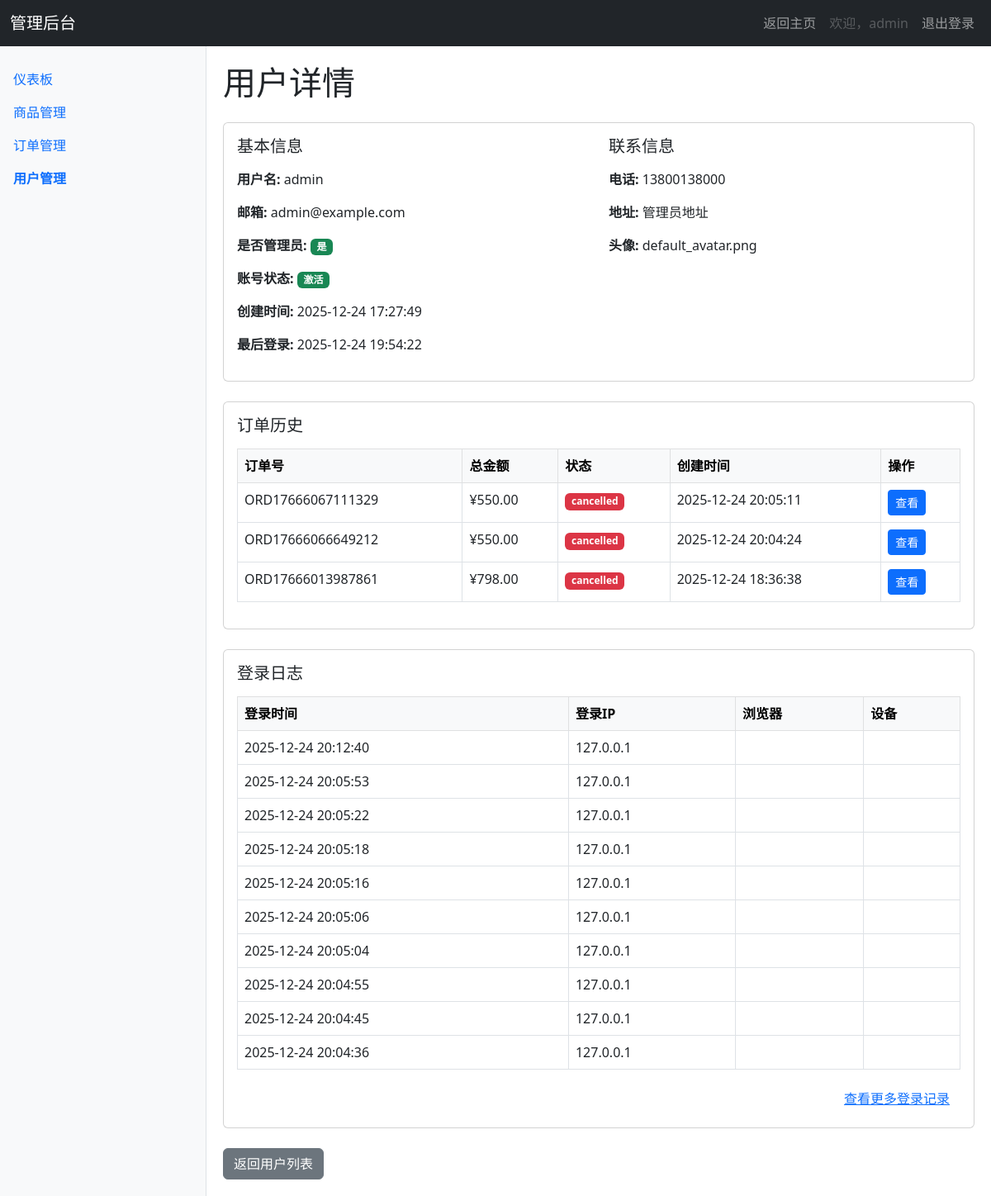
Before: /admin/users/1 (signed in) with the older database file.
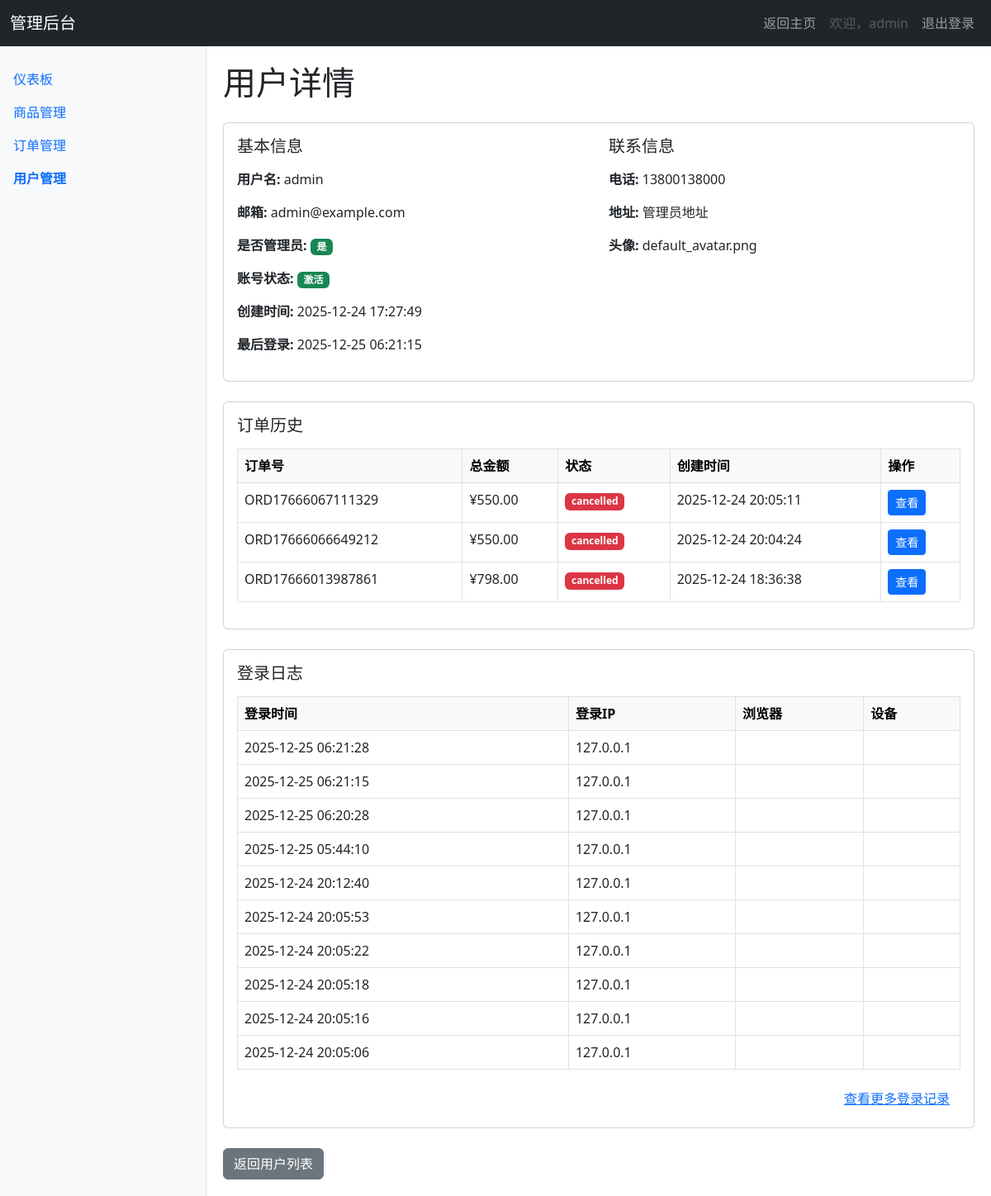
After: the same page with the newer database file.
### app/models.py (models this page shows, shortened)
class User(UserMixin, db.Model):
    __tablename__ = 'users'
    id = db.Column(db.Integer, primary_key=True)
    username = db.Column(db.String(64), unique=True, nullable=False, index=True)
    email = db.Column(db.String(120), unique=True, nullable=False, index=True)
    password_hash = db.Column(db.String(256), nullable=False)
    is_admin = db.Column(db.Boolean, default=False)
    is_active = db.Column(db.Boolean, default=True)
    created_at = db.Column(db.DateTime, default=datetime.utcnow)
    last_login = db.Column(db.DateTime)
    phone = db.Column(db.String(20))
    address = db.Column(db.Text)
    avatar = db.Column(db.String(200), default='default_avatar.png')
    carts = db.relationship('Cart', backref='user', lazy='dynamic')
    orders = db.relationship('Order', backref='user', lazy='dynamic')
    reviews = db.relationship('Review', backref='user', lazy='dynamic')
    logs = db.relationship('UserLog', backref='user', lazy='dynamic')

class Order(db.Model):
    __tablename__ = 'orders'
    id = db.Column(db.Integer, primary_key=True)
    order_number = db.Column(db.String(50), unique=True, nullable=False)
    user_id = db.Column(db.Integer, db.ForeignKey('users.id'), nullable=False)
    total_amount = db.Column(db.Numeric(10, 2), nullable=False)
    status = db.Column(db.Enum('pending', 'paid', 'shipped', 'delivered', 'cancelled'),
                       default='pending')
    shipping_address = db.Column(db.Text)
    payment_method = db.Column(db.String(50))
    notes = db.Column(db.Text)
    created_at = db.Column(db.DateTime, default=datetime.utcnow)
    updated_at = db.Column(db.DateTime, default=datetime.utcnow, onupdate=datetime.utcnow)
    items = db.relationship('OrderItem', backref='order', lazy='dynamic', cascade='all, delete-orphan')

class UserLog(db.Model):
    __tablename__ = 'user_logs'
    id = db.Column(db.Integer, primary_key=True)
    user_id = db.Column(db.Integer, db.ForeignKey('users.id'))
    action = db.Column(db.String(50), nullable=False)  # login, view_product, add_to_cart, purchase
    details = db.Column(db.Text)
    ip_address = db.Column(db.String(45))
    user_agent = db.Column(db.Text)
    created_at = db.Column(db.DateTime, default=datetime.utcnow)

### app/admin/routes.py (the view)
@admin.route('/users/<int:id>')
@admin_required
def user_detail(id):
    user = User.query.get_or_404(id)
    orders = user.orders.order_by(Order.created_at.desc()).limit(10).all()
    logs = user.logs.order_by(UserLog.created_at.desc()).limit(10).all()
    return render_template('user_detail.html', user=user, orders=orders, logs=logs)

### app/admin/routes.py (called while the page is built)
def admin_required(f):
    from functools import wraps
    @wraps(f)
    def decorated_function(*args, **kwargs):
        if not current_user.is_authenticated or not current_user.is_admin:
            abort(403)
        return f(*args, **kwargs)
    return decorated_function

@admin.before_request
@login_required
def check_admin():
    if not current_user.is_admin:
        abort(403)

### app/context_processors.py (called while the page is built)
def inject_now():
    return {'now': datetime.utcnow()}

def inject_categories():
    try:
        categories = Category.query.order_by(Category.name).all()
        return {'categories': categories}
    except:
        return {'categories': []}

def inject_cart_info():
    from flask_login import current_user
    cart_items_count = 0
    cart_total_amount = 0
    if current_user.is_authenticated:
        try:
            cart = Cart.query.filter_by(user_id=current_user.id).first()
            if cart:
                cart_items_count = cart.total_quantity
                cart_total_amount = float(cart.total_price)
        except:
            pass
    return {
        'cart_items_count': cart_items_count,
        'cart_total_amount': cart_total_amount
    }

### app/admin/templates/user_detail.html (shortened to what the changed rows need)
{% extends "admin_base.html" %}
{% block content %}
    <h1 class="mb-4">用户详情</h1>
    <div class="card mb-4">
        <div class="card-body">
            <div class="row">
                <div class="col-md-6">
                    <h5 class="card-title mb-3">基本信息</h5>
                    <p><strong>用户名:</strong> {{ user.username }}</p>
                    <p><strong>邮箱:</strong> {{ user.email }}</p>
                    <p><strong>是否管理员:</strong>
                        <span class="badge {% if user.is_admin %}bg-success{% else %}bg-secondary{% endif %}">
                            {{ '是' if user.is_admin else '否' }}
                        </span>
                    </p>
                    <p><strong>账号状态:</strong>
                        <span class="badge {% if user.is_active %}bg-success{% else %}bg-danger{% endif %}">
                            {{ '激活' if user.is_active else '禁用' }}
                        </span>
                    </p>
                    <p><strong>创建时间:</strong> {{ user.created_at.strftime('%Y-%m-%d %H:%M:%S') }}</p>
                    <p><strong>最后登录:</strong> {{ user.last_login.strftime('%Y-%m-%d %H:%M:%S') if user.last_login else '从未登录' }}</p>
                </div>
                <div class="col-md-6">
                    <h5 class="card-title mb-3">联系信息</h5>
                    <p><strong>电话:</strong> {{ user.phone if user.phone else '未设置' }}</p>
                    <p><strong>地址:</strong> {{ user.address if user.address else '未设置' }}</p>
                    <p><strong>头像:</strong> {{ user.avatar }}</p>
                </div>
            </div>
        </div>
    </div>
    <div class="card mb-4">
        <div class="card-body">
            {% if orders %}
                <div class="table-responsive">
                    <table class="table table-bordered table-hover">
                        <thead class="table-light">
                            <tr>
                                <th>订单号</th>
                                <th>总金额</th>
                                <th>状态</th>
                                <th>创建时间</th>
                                <th>操作</th>
                            </tr>
                        </thead>
                        <tbody>
                            {% for order in orders %}
                                <tr>
                                    <td>{{ order.order_number }}</td>
                                    <td>¥{{ order.total_amount }}</td>
                                    <td>
                                        <span class="badge {% if order.status == 'paid' %}bg-success{% elif order.status == 'pending' %}bg-warning{% elif order.status == 'shipped' %}bg-primary{% elif order.status == 'delivered' %}bg-info{% else %}bg-danger{% endif %}">
                                            {{ order.status }}
                                        </span>
                                    </td>
                                    <td>{{ order.created_at.strftime('%Y-%m-%d %H:%M:%S') }}</td>
                                    <td>
                                        <a href="{{ url_for('admin.order_detail', id=order.id) }}" class="btn btn-sm btn-primary">
                                             查看
                                        </a>
                                    </td>
                                </tr>
                            {% endfor %}
                        </tbody>
                    </table>
                </div>
            {% else %}
                <p class="text-center text-muted">该用户暂无订单</p>
            {% endif %}
        </div>
    </div>
    <div class="card">
        <div class="card-body">
            {% if logs %}
                <div class="table-responsive">
                    <table class="table table-bordered table-hover">
                        <thead class="table-light">
                            <tr>
                                <th>登录时间</th>
                                <th>登录IP</th>
                                <th>浏览器</th>
                                <th>设备</th>
                            </tr>
                        </thead>
                        <tbody>
                            {% for log in logs %}
                                <tr>
                                    <td>{{ log.created_at.strftime('%Y-%m-%d %H:%M:%S') }}</td>
                                    <td>{{ log.ip_address }}</td>
                                    <td>{{ log.browser }}</td>
                                    <td>{{ log.device }}</td>
                                </tr>
                            {% endfor %}
                        </tbody>
                    </table>
                </div>
            {% else %}
                <p class="text-center text-muted">该用户暂无登录记录</p>
            {% endif %}
        </div>
    </div>
{% endblock %}

### app/admin/templates/admin_base.html (shortened to what this page needs)
<!DOCTYPE html>
<html lang="zh-CN">
<head>
    <link href="https://cdn.jsdelivr.net/npm/bootstrap@5.3.0/dist/css/bootstrap.min.css" rel="stylesheet">
</head>
<body>
    <nav class="navbar navbar-expand-lg navbar-dark bg-dark">
        <div class="container-fluid">
            <a class="navbar-brand" href="{{ url_for('admin.dashboard') }}">管理后台</a>
            <div class="collapse navbar-collapse justify-content-end" id="navbarNav">
                <ul class="navbar-nav">
                    <li class="nav-item">
                        <a class="nav-link" href="{{ url_for('main.index') }}">返回主页</a>
                    </li>
                    <li class="nav-item">
                        <span class="nav-link disabled">欢迎，{{ current_user.username }}</span>
                    </li>
                    <li class="nav-item">
                        <a class="nav-link" href="{{ url_for('auth.logout') }}">退出登录</a>
                    </li>
                </ul>
            </div>
        </div>
    </nav>
    <div class="d-flex">
        <div class="sidebar">
            <ul class="nav flex-column">
                <li class="nav-item">
                    <a class="nav-link {% if request.endpoint == 'admin.dashboard' %}active{% endif %}" href="{{ url_for('admin.dashboard') }}">仪表板</a>
                </li>
                <li class="nav-item">
                    <a class="nav-link {% if 'product' in request.endpoint %}active{% endif %}" href="{{ url_for('admin.product_manage') }}">商品管理</a>
                </li>
                <li class="nav-item">
                    <a class="nav-link {% if 'order' in request.endpoint %}active{% endif %}" href="{{ url_for('admin.order_manage') }}">订单管理</a>
                </li>
                <li class="nav-item">
                    <a class="nav-link {% if 'user' in request.endpoint %}active{% endif %}" href="{{ url_for('admin.user_manage') }}">用户管理</a>
                </li>
            </ul>
        </div>
        <div class="content">
            {% block content %}
            {% endblock %}
        </div>
    </div>
</body>
</html>

Changed rows visible on the page:
no longer on this page (row unchanged): UserLog: created_at "2025-12-24 20:05:04", ip_address "127.0.0.1"
no longer on this page (row unchanged): UserLog: created_at "2025-12-24 20:04:55", ip_address "127.0.0.1"
no longer on this page (row unchanged): UserLog: created_at "2025-12-24 20:04:45", ip_address "127.0.0.1"
no longer on this page (row unchanged): UserLog: created_at "2025-12-24 20:04:36", ip_address "127.0.0.1"
changed User "admin": last_login "2025-12-24 19:54:22" → "2025-12-25 06:21:15"
added UserLog: created_at "2025-12-25 06:21:28", ip_address "127.0.0.1"
added UserLog: created_at "2025-12-25 06:21:15", ip_address "127.0.0.1"
added UserLog: created_at "2025-12-25 06:20:28", ip_address "127.0.0.1"
added UserLog: created_at "2025-12-25 05:44:10", ip_address "127.0.0.1"
